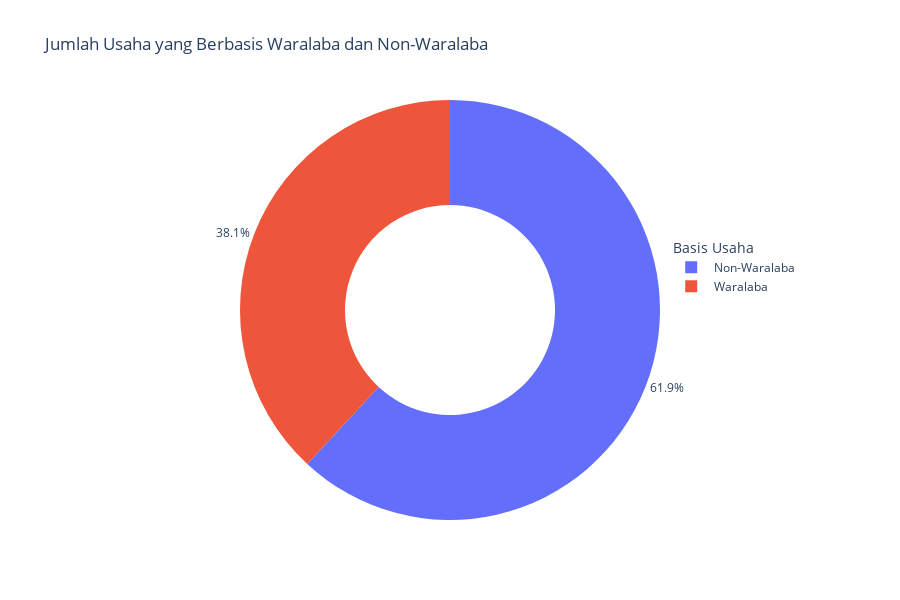

Source (notebook cell):
### Markdown cell above
### Jumlah Usaha yang Berbasis Waralaba dan Non Waralaba

### Code cell
# meneliti proposi dari waralaba dan non waralaba
values = rest_data['chain'].value_counts().reset_index()
values.columns = ['Basis Usaha', 'Jumlah']
values['Basis Usaha'] = values['Basis Usaha'].replace({False: ' Non-Waralaba', True: ' Waralaba'})

# Membuat pie chart
fig = px.pie(
    values, 
    values='Jumlah', 
    names='Basis Usaha', 
    title='Jumlah Usaha yang Berbasis Waralaba dan Non-Waralaba',
    height=600,
    hole = 0.5    
)

fig.update_layout(
    legend=dict(
        title='Basis Usaha',
        x=0.85, 
        y=0.6,  
    )
)
fig.update_traces(textinfo='percent', textposition='outside')
fig.show()

### Figure 1 — Plotly figure (JSON) as saved in the notebook; plotly's stock layout.template omitted (floating-point values rounded to 4 significant figures)
{"data": [{"domain": {"x": [0, 1], "y": [0, 1]}, "hole": 0.5, "hovertemplate": "Basis Usaha=%{label}<br>Jumlah=%{value}<extra></extra>", "labels": [" Non-Waralaba", " Waralaba"], "legendgroup": "", "name": "", "showlegend": true, "textinfo": "percent", "textposition": "outside", "type": "pie", "values": [5972, 3676]}], "layout": {"height": 600, "legend": {"title": {"text": "Basis Usaha"}, "tracegroupgap": 0, "x": 0.85, "y": 0.6}, "title": {"text": "Jumlah Usaha yang Berbasis Waralaba dan Non-Waralaba"}}}
